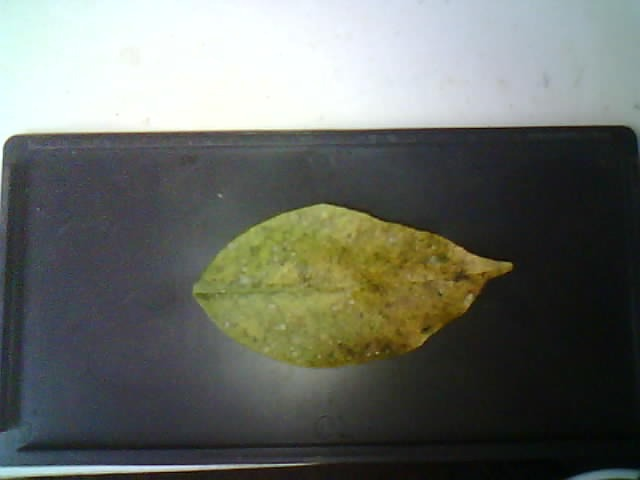
#> input picture backend/temp/imagen_para_procesar.jpg, 640 x 480 px
$ python analyze_leaf.py temp/imagen_para_procesar.jpg temp/histograma.jpg
#> lines starting #> are read from the running program, lines starting #| are printed output that depends on the picture; after the words box and inside, x2 and y2 are one past the last pixel; in counts of white or black regions, pixels touching at a corner belong together
import cv2
import numpy as np
import sys
import matplotlib.pyplot as plt
import os

if len(sys.argv) < 3:
    print("Uso: python analyze_leaf.py <ruta_imagen_segmentada> <ruta_histograma>")
    sys.exit(1)

image_path = sys.argv[1]
hist_path = sys.argv[2]

image = cv2.imread(image_path)
#> image is the input picture: shape (480, 640, 3); mean B, G, R 102.1, 108.6, 105
if image is None:
    print("No se pudo leer la imagen segmentada.")
    sys.exit(1)

image_rgb = cv2.cvtColor(image, cv2.COLOR_BGR2RGB)
mask = cv2.inRange(image_rgb, (1,1,1), (255,255,255))  # Considera todo lo que no es negro como hoja
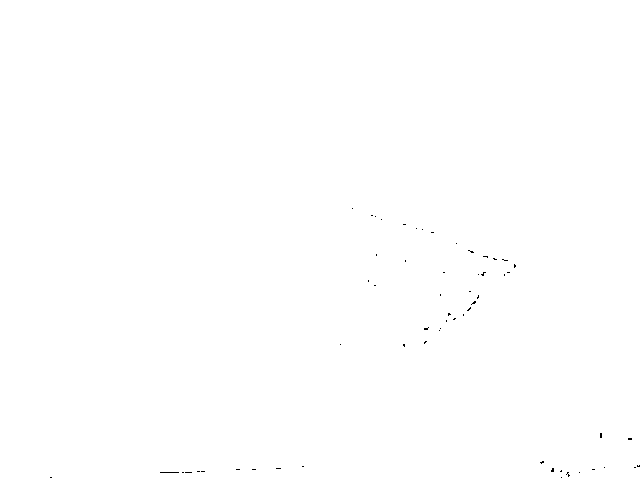
#> mask: shape (480, 640); 99.9% white; black in thin lines or dots, all inside (x1, y1, x2, y2) = (50, 208, 640, 478)

r_vals = image_rgb[:,:,0][mask > 0]
g_vals = image_rgb[:,:,1][mask > 0]
b_vals = image_rgb[:,:,2][mask > 0]

plt.figure(figsize=(10, 4))
plt.hist(r_vals, bins=256, color='r', alpha=0.5, label='Red')
plt.hist(g_vals, bins=256, color='g', alpha=0.5, label='Green')
plt.hist(b_vals, bins=256, color='b', alpha=0.5, label='Blue')
plt.title('Histograma de colores - Hoja de naranjo')
plt.xlabel('Intensidad')
plt.ylabel('Frecuencia')
plt.legend()
plt.tight_layout()
plt.savefig(hist_path)
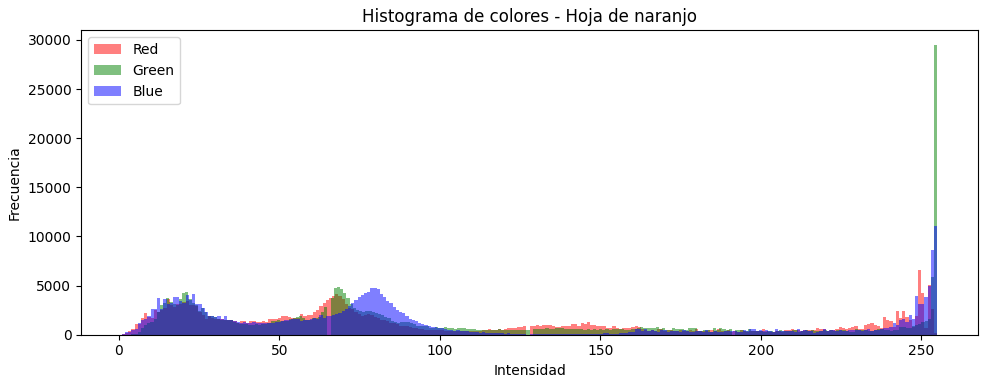
#> figure drawn by matplotlib, 1 panel; tallest bar 6614 high, from x = 249 to 250; tallest bar 29505 high, from x = 254 to 255; tallest bar 11064 high, from x = 254 to 255
plt.close()

# Calcular estadísticas
mean_r = np.mean(r_vals)
#> mean_r = 105.1
mean_g = np.mean(g_vals)
#> mean_g = 108.7
mean_b = np.mean(b_vals)
#> mean_b = 102.2
std_r = np.std(r_vals)
#> std_r = 80.07
std_g = np.std(g_vals)
#> std_g = 82.75
std_b = np.std(b_vals)
#> std_b = 84.13

# Análisis básico basado en reglas simples
analysis = ""
if mean_g > mean_r and mean_g > mean_b and mean_g > 80:
    analysis = "Verde sano: Dominancia del canal verde (G) con valores en rango medio-alto."
elif mean_r > 100 and mean_g > 100 and mean_b < 80:
    analysis = "Clorosis: Elevación de R y G pero baja en B. Posible deficiencia de N, Mg o Fe."
elif mean_r > 120 and mean_g < 80 and mean_b < 80:
    analysis = "Necrosis o quemaduras: Pico alto en R y disminución marcada en G y B."
elif mean_r < 60 and mean_g < 60 and mean_b < 60:
    analysis = "Hongos o enfermedades fúngicas: Presencia de manchas oscuras o negras."
else:
    analysis = "No se puede determinar claramente el estado. Revisa el histograma para más detalles."

# --- Cálculo de proporciones de color ---
# Leer la imagen segmentada en HSV
image_hsv = cv2.cvtColor(image, cv2.COLOR_BGR2HSV)
#> image_hsv: shape (480, 640, 3); mean H, S, V 76.6, 47.6, 112.9

# Rango para verde, amarillo y marrón (debe coincidir con segment_leaf.py)
lower_green = np.array([25, 40, 40])
upper_green = np.array([90, 255, 255])
lower_yellow = np.array([15, 40, 40])
upper_yellow = np.array([35, 255, 255])
lower_brown = np.array([10, 60, 20])
upper_brown = np.array([25, 255, 200])

mask_green = cv2.inRange(image_hsv, lower_green, upper_green)
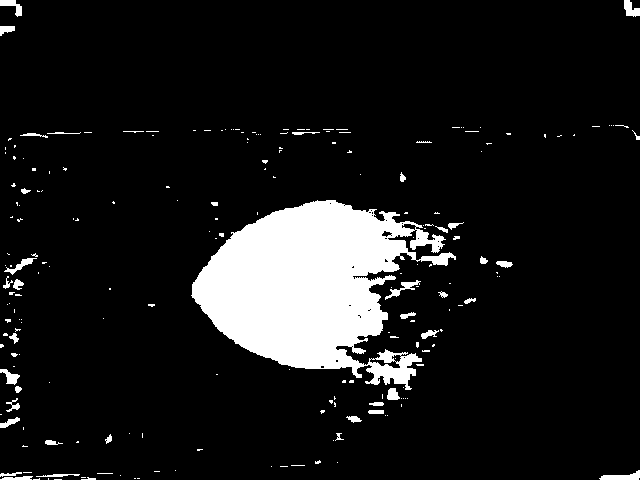
#> mask_green: shape (480, 640); 10.2% white; 211 white regions (167 under 20 px), largest, box (x1, y1, x2, y2) and area: (191, 200, 456, 390) 27368, (599, 470, 640, 480) 221, (385, 280, 421, 300) 187
mask_yellow = cv2.inRange(image_hsv, lower_yellow, upper_yellow)
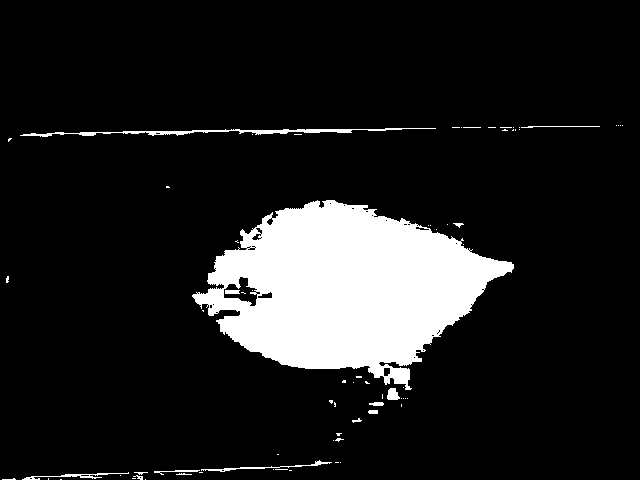
#> mask_yellow: shape (480, 640); 12.2% white; 73 white regions (58 under 20 px), largest, box (x1, y1, x2, y2) and area: (192, 200, 514, 390) 35107, (20, 128, 436, 137) 1033, (201, 460, 332, 472) 238
mask_brown = cv2.inRange(image_hsv, lower_brown, upper_brown)
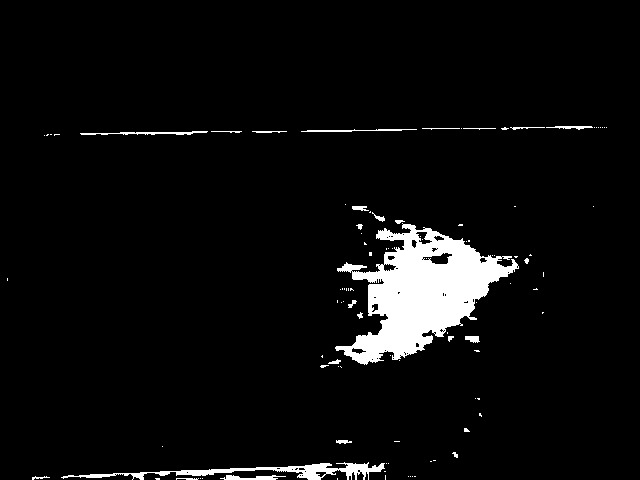
#> mask_brown: shape (480, 640); 5% white; 101 white regions (76 under 20 px), largest, box (x1, y1, x2, y2) and area: (335, 223, 519, 365) 11903, (61, 462, 385, 480) 1667, (80, 131, 208, 135) 260
mask_total = cv2.bitwise_or(mask_green, mask_yellow)
#> mask_total: shape (480, 640); 13.7% white; 167 white regions (130 under 20 px), largest, box (x1, y1, x2, y2) and area: (191, 200, 514, 390) 37469, (20, 128, 436, 138) 1075, (0, 472, 129, 480) 339
mask_total = cv2.bitwise_or(mask_total, mask_brown)
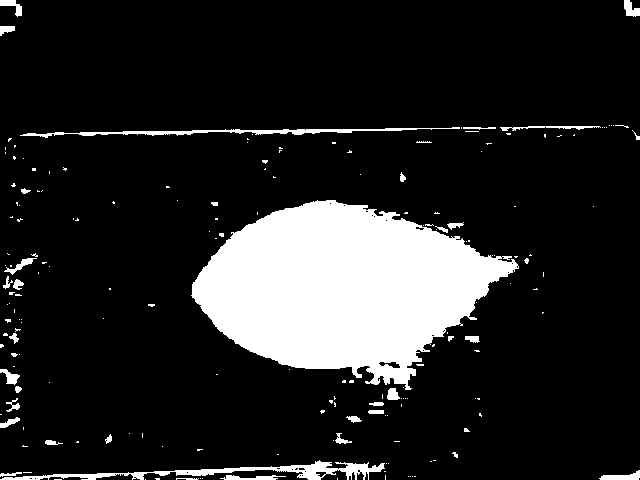
#> mask_total: shape (480, 640); 14.6% white; 187 white regions (148 under 20 px)

total_pixels = np.count_nonzero(mask_total)
#> total_pixels = 44792
green_pixels = np.count_nonzero(mask_green)
#> green_pixels = 31297
yellow_pixels = np.count_nonzero(mask_yellow)
#> yellow_pixels = 37419
brown_pixels = np.count_nonzero(mask_brown)
#> brown_pixels = 15275

green_ratio = green_pixels / total_pixels if total_pixels else 0
#> green_ratio = 0.699
yellow_ratio = yellow_pixels / total_pixels if total_pixels else 0
#> yellow_ratio = 0.835
brown_ratio = brown_pixels / total_pixels if total_pixels else 0
#> brown_ratio = 0.341

# --- Estadísticas HSV ---
h_vals = image_hsv[:,:,0][mask_total > 0]
s_vals = image_hsv[:,:,1][mask_total > 0]
v_vals = image_hsv[:,:,2][mask_total > 0]

mean_h = np.mean(h_vals) if h_vals.size else 0
#> mean_h = 30.26
mean_s = np.mean(s_vals) / 255 if s_vals.size else 0
#> mean_s = 0.526
mean_v = np.mean(v_vals) / 255 if v_vals.size else 0
#> mean_v = 0.471
std_h = np.std(h_vals) if h_vals.size else 0
#> std_h = 12.89
std_s = np.std(s_vals) / 255 if s_vals.size else 0
#> std_s = 0.193
std_v = np.std(v_vals) / 255 if v_vals.size else 0
#> std_v = 0.156

# --- Diagnóstico mejorado basado en proporciones y HSV ---
if green_ratio > 0.85 and yellow_ratio < 0.10 and brown_ratio < 0.05:
    diagnosis = "Hoja completamente sana"
    explanation = "La hoja es casi totalmente verde, sin señales de daño ni clorosis."
elif green_ratio > 0.7 and yellow_ratio < 0.15 and brown_ratio < 0.10:
    diagnosis = "Hoja mayormente sana"
    explanation = "Predomina el verde, pero hay pequeñas zonas amarillas o marrones. Vigilar posibles inicios de daño."
elif yellow_ratio >= 0.15 and yellow_ratio < 0.30 and brown_ratio < 0.10:
    diagnosis = "Clorosis leve"
    explanation = "Presencia moderada de amarillo, posible deficiencia de nutrientes. Recomendable monitorear."
elif yellow_ratio >= 0.30 and brown_ratio < 0.15:
    diagnosis = "Clorosis severa"
    explanation = "Gran parte de la hoja es amarilla, lo que indica deficiencia nutricional avanzada."
elif brown_ratio >= 0.10 and brown_ratio < 0.25:
    diagnosis = "Necrosis leve o daño por sequía"
    explanation = "Zonas marrones detectadas, posible inicio de necrosis o daño físico."
elif brown_ratio >= 0.25:
    diagnosis = "Necrosis severa"
    explanation = "La hoja presenta grandes áreas marrones, indicando daño severo, necrosis o quemaduras."
elif mean_v < 0.25 and brown_ratio < 0.10:
    diagnosis = "Posible presencia de hongos o manchas oscuras"
    explanation = "La hoja tiene muchas zonas oscuras, lo que puede indicar enfermedades fúngicas."
elif green_ratio < 0.5 and yellow_ratio > 0.25 and brown_ratio > 0.15:
    diagnosis = "Hoja en mal estado general"
    explanation = "Predominan los colores amarillo y marrón, la hoja está muy dañada."
else:
    diagnosis = "No se puede determinar claramente el estado"
    explanation = "Revisa el histograma y las proporciones de color para más detalles."

# --- Cálculo de área y perímetro foliar ---
leaf_area_px = np.count_nonzero(mask_total)
#> leaf_area_px = 44792
contours, _ = cv2.findContours(mask_total, cv2.RETR_EXTERNAL, cv2.CHAIN_APPROX_SIMPLE)
#> contours = 187 contours, 156 with area under 20; largest, box (x1, y1, x2, y2) and area: (191, 200, 519, 390) 37526, (0, 460, 385, 480) 1645, (20, 127, 460, 138) 806, (599, 470, 640, 480) 175, (624, 0, 640, 17) 142
leaf_perimeter_px = sum(cv2.arcLength(cnt, True) for cnt in contours)
#> leaf_perimeter_px = 5749.6

# (Opcional) Guardar imagen con contorno
contour_img = image.copy()
cv2.drawContours(contour_img, contours, -1, (255, 0, 0), 2)
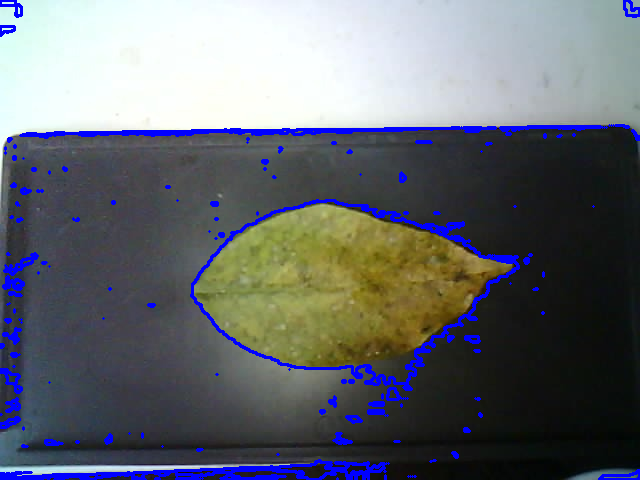
#> contour_img: shape (480, 640, 3); 4.86% of pixels changed, all inside (x1, y1, x2, y2) = (0, 0, 640, 480)
cv2.imwrite(image_path.replace('.jpg', '_contorno.jpg'), contour_img)

# --- Guardar el análisis en un archivo de texto ---
analysis_path = hist_path.replace('.jpg', '_analisis.txt')
with open(analysis_path, 'w', encoding='utf-8') as f:
    f.write("Análisis cromático automático de la hoja\n")
    f.write("="*40 + "\n\n")
    f.write(f"Proporción verde:   {green_ratio*100:.1f}%\n")
    f.write(f"Proporción amarillo:{yellow_ratio*100:.1f}%\n")
    f.write(f"Proporción marrón:  {brown_ratio*100:.1f}%\n\n")
    f.write(f"Área foliar (píxeles): {leaf_area_px}\n")
    f.write(f"Perímetro foliar (píxeles): {leaf_perimeter_px:.1f}\n\n")
    f.write(f"Promedio R: {mean_r:.2f}   Desv: {std_r:.2f}\n")
    f.write(f"Promedio G: {mean_g:.2f}   Desv: {std_g:.2f}\n")
    f.write(f"Promedio B: {mean_b:.2f}   Desv: {std_b:.2f}\n\n")
    f.write(f"Promedio H: {mean_h:.2f}   Desv: {std_h:.2f}\n")
    f.write(f"Promedio S: {mean_s:.2f}   Desv: {std_s:.2f}\n")
    f.write(f"Promedio V: {mean_v:.2f}   Desv: {std_v:.2f}\n\n")
    f.write(f"Diagnóstico: {diagnosis}\n")
    f.write(f"Explicación: {explanation}\n")

# Datos para la tabla
table_data = [
    ["Proporción verde", f"{green_ratio*100:.1f} %"],
    ["Proporción amarillo", f"{yellow_ratio*100:.1f} %"],
    ["Proporción marrón", f"{brown_ratio*100:.1f} %"],
    ["Área foliar (px)", f"{leaf_area_px}"],
    ["Perímetro foliar (px)", f"{leaf_perimeter_px:.1f}"],
    ["Promedio R", f"{mean_r:.2f}"],
    ["Promedio G", f"{mean_g:.2f}"],
    ["Promedio B", f"{mean_b:.2f}"],
    ["Promedio H", f"{mean_h:.2f}"],
    ["Promedio S", f"{mean_s:.2f}"],
    ["Promedio V", f"{mean_v:.2f}"],
    ["Desv. R", f"{std_r:.2f}"],
    ["Desv. G", f"{std_g:.2f}"],
    ["Desv. B", f"{std_b:.2f}"],
    ["Desv. H", f"{std_h:.2f}"],
    ["Desv. S", f"{std_s:.2f}"],
    ["Desv. V", f"{std_v:.2f}"],
    ["Diagnóstico", diagnosis],
    ["Explicación", explanation]
]
#> table_data = 19 items, first 6: ['Proporción verde', '69.9 %'], ['Proporción amarillo', '83.5 %'], ['Proporción marrón', '34.1 %'], ['Área foliar (px)', '44792'], ['Perímetro foliar (px)', '5749.6'], ['Promedio R', '105.08']

# Crear la figura de la tabla
fig, ax = plt.subplots(figsize=(8, len(table_data)*0.5 + 1))
ax.axis('off')
table = ax.table(cellText=table_data, colLabels=["Métrica", "Valor"], loc='center', cellLoc='center')
table.auto_set_font_size(False)
table.set_fontsize(10)
table.scale(1, 1.5)

# Guardar la tabla como imagen
table_img_path = hist_path.replace('.jpg', '_tabla.png')
plt.tight_layout()
plt.savefig(table_img_path, bbox_inches='tight', dpi=200)
plt.close()

print(f"Diagnóstico: {diagnosis}")
print(f"Archivo de análisis guardado en: {analysis_path}")
